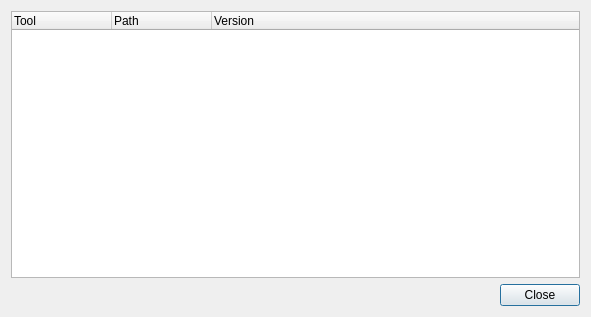
<?xml version="1.0" encoding="UTF-8"?>
<ui version="4.0">
 <class>ToolManagerDialog</class>
 <widget class="QDialog" name="ToolManagerDialog">
  <property name="geometry">
   <rect>
    <x>0</x>
    <y>0</y>
    <width>591</width>
    <height>317</height>
   </rect>
  </property>
  <property name="windowTitle">
   <string>Additional Tools</string>
  </property>
  <layout class="QGridLayout" name="gridLayout">
   <item row="0" column="0" colspan="2">
    <widget class="QTreeWidget" name="twTools">
     <property name="editTriggers">
      <set>QAbstractItemView::NoEditTriggers</set>
     </property>
     <property name="alternatingRowColors">
      <bool>true</bool>
     </property>
     <property name="rootIsDecorated">
      <bool>false</bool>
     </property>
     <property name="uniformRowHeights">
      <bool>true</bool>
     </property>
     <property name="allColumnsShowFocus">
      <bool>true</bool>
     </property>
     <column>
      <property name="text">
       <string>Tool</string>
      </property>
     </column>
     <column>
      <property name="text">
       <string>Path</string>
      </property>
     </column>
     <column>
      <property name="text">
       <string>Version</string>
      </property>
     </column>
    </widget>
   </item>
   <item row="1" column="0">
    <spacer name="horizontalSpacer">
     <property name="orientation">
      <enum>Qt::Horizontal</enum>
     </property>
     <property name="sizeHint" stdset="0">
      <size>
       <width>298</width>
       <height>20</height>
      </size>
     </property>
    </spacer>
   </item>
   <item row="1" column="1">
    <widget class="QPushButton" name="pbClose">
     <property name="text">
      <string>Close</string>
     </property>
    </widget>
   </item>
  </layout>
 </widget>
 <resources/>
 <connections>
  <connection>
   <sender>pbClose</sender>
   <signal>clicked()</signal>
   <receiver>ToolManagerDialog</receiver>
   <slot>accept()</slot>
   <hints>
    <hint type="sourcelabel">
     <x>319</x>
     <y>273</y>
    </hint>
    <hint type="destinationlabel">
     <x>221</x>
     <y>273</y>
    </hint>
   </hints>
  </connection>
 </connections>
</ui>
